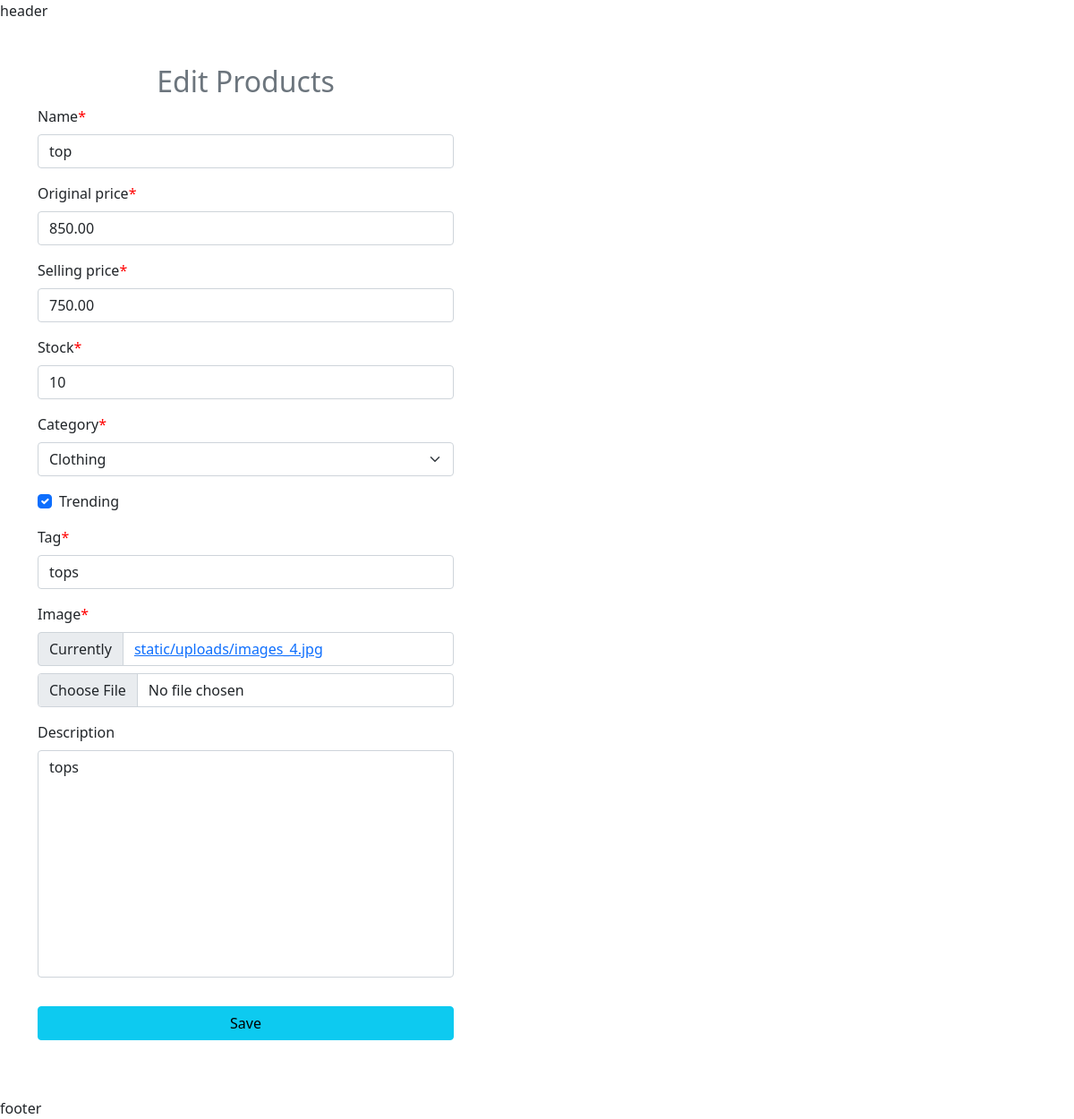
Page /products/update-product/3/ on the committed database.
### products/models.py (models this page shows, shortened)
class Product(models.Model):
    name = models.CharField(max_length=200)
    original_price = models.DecimalField(max_digits=7,decimal_places=2)
    selling_price = models.DecimalField(max_digits=7,decimal_places=2)
    stock = models.IntegerField()
    category = models.ForeignKey(Category, on_delete=models.CASCADE)
    trending = models.BooleanField(default=False)
    tag = models.SlugField()
    image = models.FileField(upload_to='static/uploads')
    created_at = models.DateTimeField(auto_now_add=True)
    description = models.TextField(blank=True)

class Category(models.Model):
    name = models.CharField(max_length=100, unique=True)
    desciption = models.TextField(blank=True)
    created_at = models.DateTimeField(auto_now_add=True)
    def __str__(self):
        return self.name

### products/views.py (the view)
# urls.py: path("update-product/<int:product_id>/", updateProduct, name='update-product'),
def updateProduct(request, product_id):
    product = Product.objects.get(id = product_id)
    if request.method == 'POST':
        productForm = ProductForm(request.POST,request.FILES, instance=product)
        if productForm.is_valid() :
            productForm.save()
            messages.success(request, 'Product updated successfully')
            return redirect('all-products')
    context = {
        'productForm': ProductForm(instance=product)
    }
    return render(request, 'products/updateproduct.html', context)

### products/forms.py
class ProductForm(forms.ModelForm):
    class Meta:
        model = Product
        fields = '__all__' #['name', 'selling_price', 'original price']

### templates/products/updateproduct.html (shortened to what this page needs)
{% extends "base.html" %}
{% load crispy_forms_tags %}
{% block main-content %}
<div class="container my-5">
  <div class="col-md-5">
    <h2 class="text-center text-secondary">Edit Products</h2>
    <form action="" method="POST" enctype="multipart/form-data">
      {{productForm | crispy }}
      <input type="submit" value="Save" class="btn btn-info w-100 my-3" />
    </form>
  </div>
</div>
{% endblock main-content %}

### static/css/style.css (style rules this page uses)
.asteriskField { color : red; }
.textarea { resize: none; }

### rows in the picture
Product: name "top", original_price "850.00", selling_price "750.00", stock "10", category "Clothing", trending "☑", tag "tops", description "tops"
